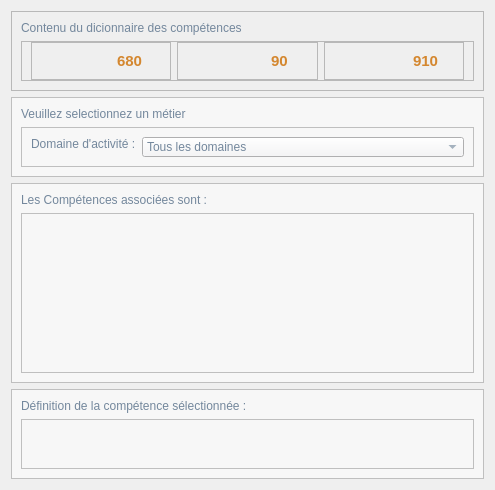
            <widget class="QWidget" name="donnees_competence">
             <property name="minimumSize">
              <size>
               <width>0</width>
               <height>0</height>
              </size>
             </property>
             <property name="maximumSize">
              <size>
               <width>16777215</width>
               <height>16777215</height>
              </size>
             </property>
             <layout class="QVBoxLayout" name="verticalLayout_37">
              <item>
               <widget class="QFrame" name="frame_65">
                <property name="frameShape">
                 <enum>QFrame::StyledPanel</enum>
                </property>
                <property name="frameShadow">
                 <enum>QFrame::Raised</enum>
                </property>
                <layout class="QVBoxLayout" name="verticalLayout_36">
                 <item>
                  <widget class="QLabel" name="label_72">
                   <property name="styleSheet">
                    <string notr="true">font:  bold 10pt &quot;MS Shell Dlg 2&quot;; 
color: rgb(115, 135, 156);
</string>
                   </property>
                   <property name="text">
                    <string>Contenu du dicionnaire des compétences </string>
                   </property>
                  </widget>
                 </item>
                 <item>
                  <widget class="QFrame" name="frame_22">
                   <property name="frameShape">
                    <enum>QFrame::StyledPanel</enum>
                   </property>
                   <property name="frameShadow">
                    <enum>QFrame::Raised</enum>
                   </property>
                   <layout class="QHBoxLayout" name="horizontalLayout_11">
                    <property name="topMargin">
                     <number>0</number>
                    </property>
                    <property name="bottomMargin">
                     <number>0</number>
                    </property>
                    <item>
                     <widget class="QFrame" name="frame_24">
                      <property name="frameShape">
                       <enum>QFrame::StyledPanel</enum>
                      </property>
                      <property name="frameShadow">
                       <enum>QFrame::Raised</enum>
                      </property>
                      <layout class="QHBoxLayout" name="horizontalLayout_12">
                       <item>
                        <widget class="QLabel" name="label_29">
                         <property name="styleSheet">
                          <string notr="true"/>
                         </property>
                         <property name="text">
                          <string/>
                         </property>
                         <property name="pixmap">
                          <pixmap resource="source.qrc">:/icones/icons/2.png</pixmap>
                         </property>
                        </widget>
                       </item>
                       <item alignment="Qt::AlignHCenter">
                        <widget class="QLabel" name="label_31">
                         <property name="font">
                          <font>
                           <family>MS Shell Dlg 2</family>
                           <pointsize>11</pointsize>
                           <weight>75</weight>
                           <italic>false</italic>
                           <bold>true</bold>
                          </font>
                         </property>
                         <property name="styleSheet">
                          <string notr="true">font: bold 11pt &quot;MS Shell Dlg 2&quot;;
color: rgb(212, 135, 47);</string>
                         </property>
                         <property name="text">
                          <string>680 </string>
                         </property>
                        </widget>
                       </item>
                      </layout>
                     </widget>
                    </item>
                    <item>
                     <widget class="QFrame" name="frame_25">
                      <property name="frameShape">
                       <enum>QFrame::StyledPanel</enum>
                      </property>
                      <property name="frameShadow">
                       <enum>QFrame::Raised</enum>
                      </property>
                      <layout class="QHBoxLayout" name="horizontalLayout_13">
                       <item>
                        <widget class="QLabel" name="label_38">
                         <property name="text">
                          <string/>
                         </property>
                         <property name="pixmap">
                          <pixmap resource="source.qrc">:/icones/icons/3.png</pixmap>
                         </property>
                        </widget>
                       </item>
                       <item alignment="Qt::AlignHCenter">
                        <widget class="QLabel" name="label_39">
                         <property name="font">
                          <font>
                           <family>MS Shell Dlg 2</family>
                           <pointsize>11</pointsize>
                           <weight>75</weight>
                           <italic>false</italic>
                           <bold>true</bold>
                          </font>
                         </property>
                         <property name="styleSheet">
                          <string notr="true">font: bold 11pt &quot;MS Shell Dlg 2&quot;;
color: rgb(212, 135, 47);</string>
                         </property>
                         <property name="text">
                          <string>90</string>
                         </property>
                        </widget>
                       </item>
                      </layout>
                     </widget>
                    </item>
                    <item>
                     <widget class="QFrame" name="frame_26">
                      <property name="frameShape">
                       <enum>QFrame::StyledPanel</enum>
                      </property>
                      <property name="frameShadow">
                       <enum>QFrame::Raised</enum>
                      </property>
                      <layout class="QHBoxLayout" name="horizontalLayout_23">
                       <item>
                        <widget class="QLabel" name="label_40">
                         <property name="text">
                          <string/>
                         </property>
                         <property name="pixmap">
                          <pixmap resource="source.qrc">:/icones/icons/1.png</pixmap>
                         </property>
                        </widget>
                       </item>
                       <item alignment="Qt::AlignHCenter">
                        <widget class="QLabel" name="label_41">
                         <property name="font">
                          <font>
                           <family>MS Shell Dlg 2</family>
                           <pointsize>11</pointsize>
                           <weight>75</weight>
                           <italic>false</italic>
                           <bold>true</bold>
                          </font>
                         </property>
                         <property name="styleSheet">
                          <string notr="true">font: bold 11pt &quot;MS Shell Dlg 2&quot;;
color: rgb(212, 135, 47);</string>
                         </property>
                         <property name="text">
                          <string>910</string>
                         </property>
                        </widget>
                       </item>
                      </layout>
                     </widget>
                    </item>
                   </layout>
                  </widget>
                 </item>
                </layout>
               </widget>
              </item>
              <item>
               <widget class="QFrame" name="frame_20">
                <property name="maximumSize">
                 <size>
                  <width>16777215</width>
                  <height>80</height>
                 </size>
                </property>
                <property name="styleSheet">
                 <string notr="true">background-color: rgb(247, 247, 247);</string>
                </property>
                <property name="frameShape">
                 <enum>QFrame::StyledPanel</enum>
                </property>
                <property name="frameShadow">
                 <enum>QFrame::Raised</enum>
                </property>
                <layout class="QVBoxLayout" name="verticalLayout_38">
                 <item>
                  <widget class="QLabel" name="label_27">
                   <property name="styleSheet">
                    <string notr="true">font:  bold 10pt &quot;MS Shell Dlg 2&quot;; 
color: rgb(115, 135, 156);
</string>
                   </property>
                   <property name="text">
                    <string>Veuillez selectionnez un métier</string>
                   </property>
                  </widget>
                 </item>
                 <item>
                  <widget class="QFrame" name="frame_21">
                   <property name="frameShape">
                    <enum>QFrame::StyledPanel</enum>
                   </property>
                   <property name="frameShadow">
                    <enum>QFrame::Raised</enum>
                   </property>
                   <layout class="QGridLayout" name="gridLayout_2">
                    <item row="0" column="1" alignment="Qt::AlignTop">
                     <widget class="QLabel" name="label_37">
                      <property name="styleSheet">
                       <string notr="true">font: 75 10pt &quot;MS Shell Dlg 2&quot;;
color: rgb(115, 135, 156);</string>
                      </property>
                      <property name="text">
                       <string>Domaine d'activité :</string>
                      </property>
                     </widget>
                    </item>
                    <item row="0" column="2" alignment="Qt::AlignTop">
                     <widget class="QComboBox" name="comboBox_10">
                      <property name="styleSheet">
                       <string notr="true">background-color: rgb(245, 245, 247);
font: 75 10pt &quot;MS Shell Dlg 2&quot;;
color: rgb(115, 135, 156);</string>
                      </property>
                      <item>
                       <property name="text">
                        <string>Tous les domaines</string>
                       </property>
                      </item>
                      <item>
                       <property name="text">
                        <string>Communication / Multimédia / Graphisme / Édition</string>
                       </property>
                      </item>
                      <item>
                       <property name="text">
                        <string>Accueil / Hébergement / Restauration</string>
                       </property>
                      </item>
                      <item>
                       <property name="text">
                        <string>Compétences transversales</string>
                       </property>
                      </item>
                      <item>
                       <property name="text">
                        <string>Documentation / Archives / Bibliothèque</string>
                       </property>
                      </item>
                      <item>
                       <property name="text">
                        <string>Éducation / Formation</string>
                       </property>
                      </item>
                      <item>
                       <property name="text">
                        <string>Études / Prospective / Évaluation / Contrôle / Qualité</string>
                       </property>
                      </item>
                      <item>
                       <property name="text">
                        <string>Immobilier / Entretien / Maintenance / Logistique</string>
                       </property>
                      </item>
                      <item>
                       <property name="text">
                        <string>Management</string>
                       </property>
                      </item>
                      <item>
                       <property name="text">
                        <string>Juridique / Droit / Réglementation</string>
                       </property>
                      </item>
                      <item>
                       <property name="text">
                        <string>Ressources humaines</string>
                       </property>
                      </item>
                      <item>
                       <property name="text">
                        <string>Sciences humaines et sociales</string>
                       </property>
                      </item>
                      <item>
                       <property name="text">
                        <string>Sciences chimiques et Sciences des matériaux</string>
                       </property>
                      </item>
                      <item>
                       <property name="text">
                        <string>Sciences du vivant, de la terre et de l'environnement</string>
                       </property>
                      </item>
                      <item>
                       <property name="text">
                        <string>Sciences de l'ingénieur et instrumentation scientifique</string>
                       </property>
                      </item>
                      <item>
                       <property name="text">
                        <string>Systèmes d'information et de communication</string>
                       </property>
                      </item>
                      <item>
                       <property name="text">
                        <string>Sécurité / Environnement / Hygiène</string>
                       </property>
                      </item>
                      <item>
                       <property name="text">
                        <string>Santé / Action sociale</string>
                       </property>
                      </item>
                      <item>
                       <property name="text">
                        <string>Finances / Budget / Comptabilité / Achats publics</string>
                       </property>
                      </item>
                      <item>
                       <property name="text">
                        <string>Langues</string>
                       </property>
                      </item>
                      <item>
                       <property name="text">
                        <string>Administration</string>
                       </property>
                      </item>
                     </widget>
                    </item>
                   </layout>
                  </widget>
                 </item>
                </layout>
               </widget>
              </item>
              <item>
               <widget class="QFrame" name="frame_14">
                <property name="maximumSize">
                 <size>
                  <width>16777215</width>
                  <height>200</height>
                 </size>
                </property>
                <property name="styleSheet">
                 <string notr="true">background-color: rgb(247, 247, 247);</string>
                </property>
                <property name="frameShape">
                 <enum>QFrame::StyledPanel</enum>
                </property>
                <property name="frameShadow">
                 <enum>QFrame::Raised</enum>
                </property>
                <layout class="QVBoxLayout" name="verticalLayout_16">
                 <item>
                  <widget class="QLabel" name="label_30">
                   <property name="styleSheet">
                    <string notr="true">font:  bold 10pt &quot;MS Shell Dlg 2&quot;; 
color: rgb(115, 135, 156);
</string>
                   </property>
                   <property name="text">
                    <string>Les Compétences associées sont :</string>
                   </property>
                  </widget>
                 </item>
                 <item>
                  <widget class="QListWidget" name="listWidget"/>
                 </item>
                </layout>
               </widget>
              </item>
              <item>
               <widget class="QFrame" name="frame_23">
                <property name="styleSheet">
                 <string notr="true">background-color: rgb(247, 247, 247);</string>
                </property>
                <property name="frameShape">
                 <enum>QFrame::StyledPanel</enum>
                </property>
                <property name="frameShadow">
                 <enum>QFrame::Raised</enum>
                </property>
                <layout class="QVBoxLayout" name="verticalLayout_14">
                 <item>
                  <widget class="QLabel" name="label_28">
                   <property name="maximumSize">
                    <size>
                     <width>16777215</width>
                     <height>20</height>
                    </size>
                   </property>
                   <property name="styleSheet">
                    <string notr="true">font:  bold 10pt &quot;MS Shell Dlg 2&quot;; 
color: rgb(115, 135, 156);
</string>
                   </property>
                   <property name="text">
                    <string>Définition de la compétence sélectionnée :</string>
                   </property>
                  </widget>
                 </item>
                 <item>
                  <widget class="QTextBrowser" name="textBrowser_4">
                   <property name="maximumSize">
                    <size>
                     <width>16777215</width>
                     <height>50</height>
                    </size>
                   </property>
                  </widget>
                 </item>
                </layout>
               </widget>
              </item>
             </layout>
            </widget>
